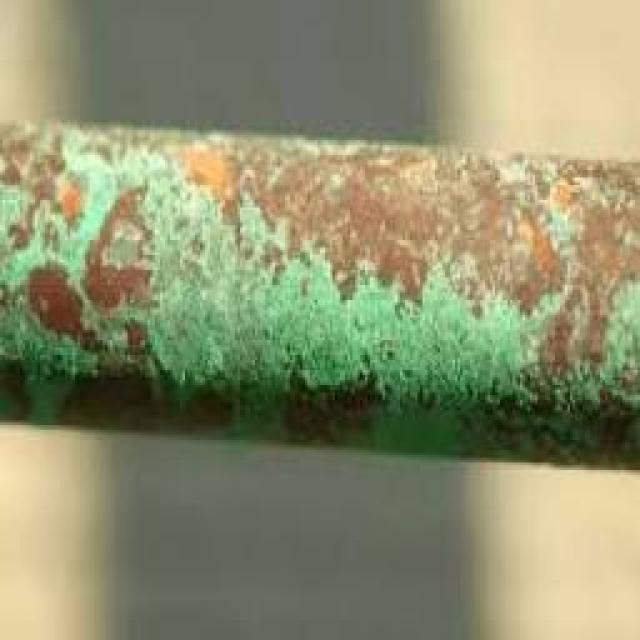
#> input picture test_pipeline.jpg, 640 x 640 px
$ python -i preprocessing.py   (imports and definitions only)
#> lines starting #> are read from the running program, lines starting #| are printed output that depends on the picture
#> further down, picture is the input picture: shape (640, 640, 3); mean B, G, R 110.3, 143.3, 140.8
"""Image preprocessing: resize (sirf bahut badi image), CLAHE, Gaussian denoise.
(Video stabilization / optical flow yahan use nahi hota - app/future/stabilizer.py dekho.)"""
from typing import Tuple

import cv2
import numpy as np


def resize_max_side(img: np.ndarray, max_side: int) -> Tuple[np.ndarray, float]:
    """Badi image ko downscale karta hai. (image, scale) return; scale = processed/original."""
    h, w = img.shape[:2]
    longest = max(h, w)
    if max_side <= 0 or longest <= max_side:
        return img, 1.0
    scale = max_side / float(longest)
    out = cv2.resize(img, (int(round(w * scale)), int(round(h * scale))), interpolation=cv2.INTER_AREA)
    return out, scale


def apply_clahe(img: np.ndarray, clip_limit=2.0, tile=(8, 8)) -> np.ndarray:
    """Sirf brightness (L channel) pe CLAHE, taaki colors kharab na ho."""
#> called with clip_limit = 2, tile = (8, 8)
    lab = cv2.cvtColor(img, cv2.COLOR_BGR2LAB)
#> lab: shape (640, 640, 3); mean of channels 0, 1, 2 148, 121.5, 145.4
    l, a, b = cv2.split(lab)
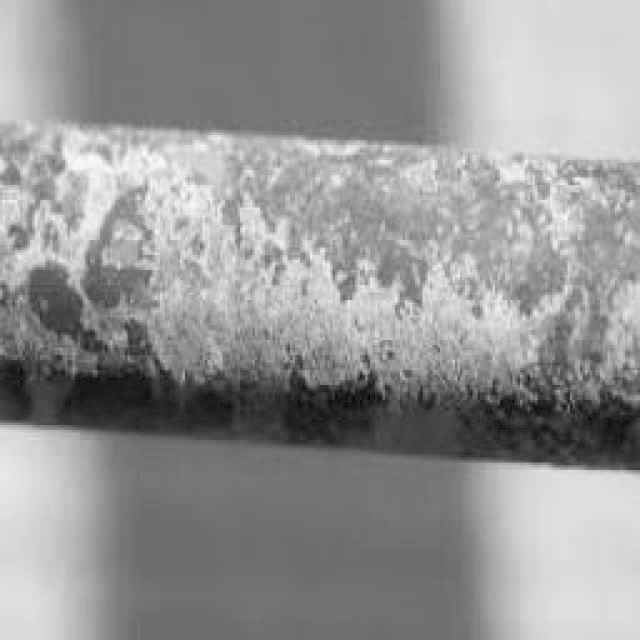
#> l: shape (640, 640); min 6, max 252, mean 148
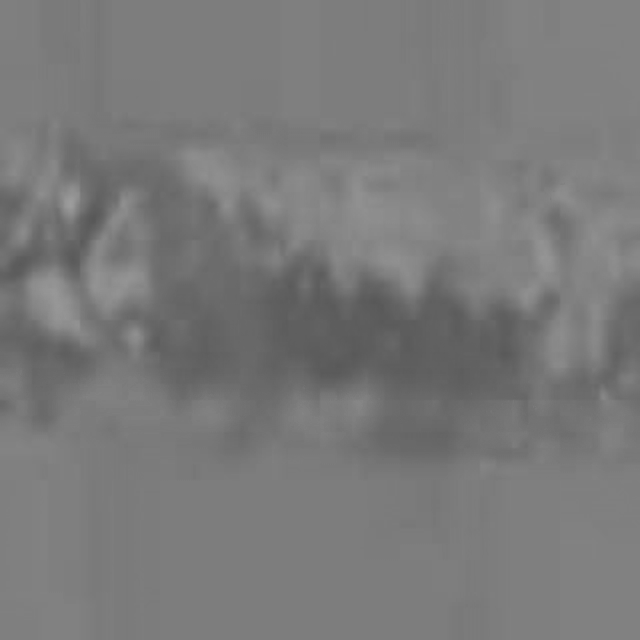
#> a: shape (640, 640); min 88, max 157, mean 121.5
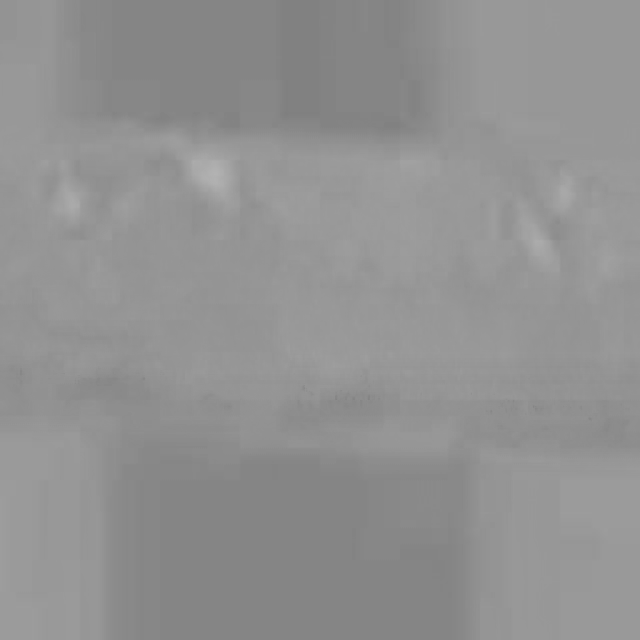
#> b: shape (640, 640); min 127, max 179, mean 145.4
    l = cv2.createCLAHE(clipLimit=clip_limit, tileGridSize=tile).apply(l)
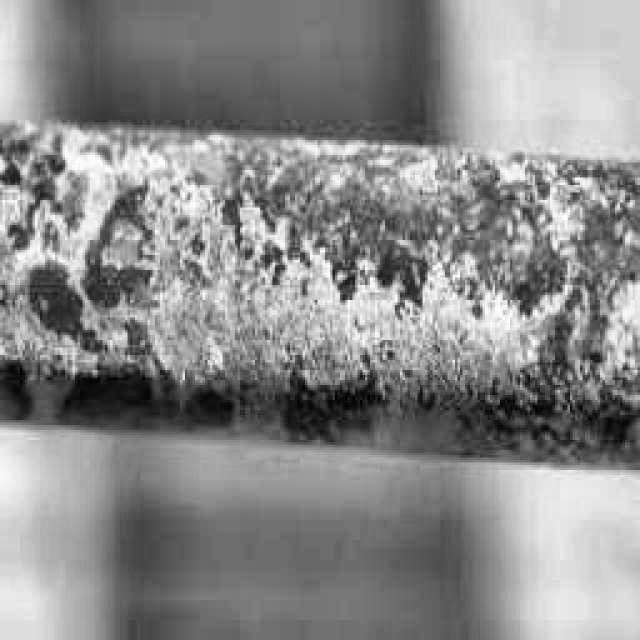
#> l: shape (640, 640); min 2, max 254, mean 138.4
    return cv2.cvtColor(cv2.merge((l, a, b)), cv2.COLOR_LAB2BGR)
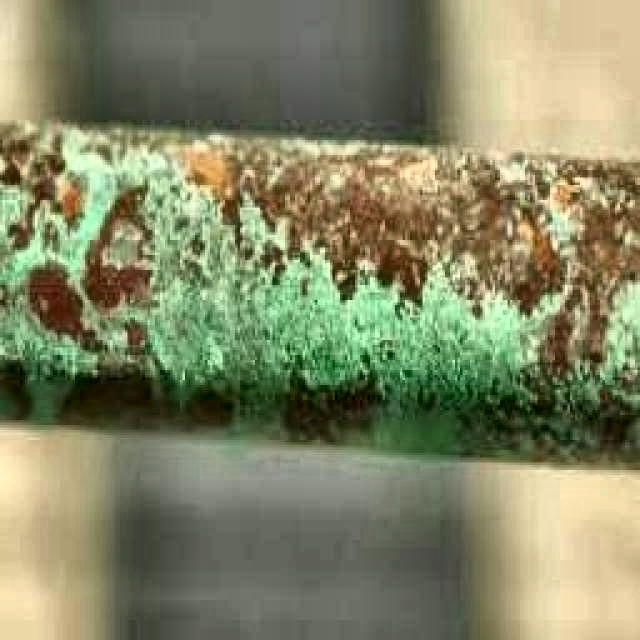
#> returned value: shape (640, 640, 3); mean B, G, R 101.3, 134.1, 131.1


def denoise(img: np.ndarray, ksize=5) -> np.ndarray:
    return cv2.GaussianBlur(img, (ksize, ksize), 0)


def preprocess_image(img: np.ndarray, cfg) -> Tuple[np.ndarray, float]:
    """Returns (processed_image, scale). Detection boxes ko original coords mein laane ke liye 1/scale lagana."""
    out, scale = resize_max_side(img, cfg["PROCESS_MAX_SIDE"])
    if cfg["APPLY_CLAHE"]:
        out = apply_clahe(out)
    if cfg["APPLY_DENOISE"]:
        out = denoise(out)
    return out, scale

>>> import cv2
>>> picture = cv2.imread('../../../test_pipeline.jpg')
>>> result = apply_clahe(picture)
